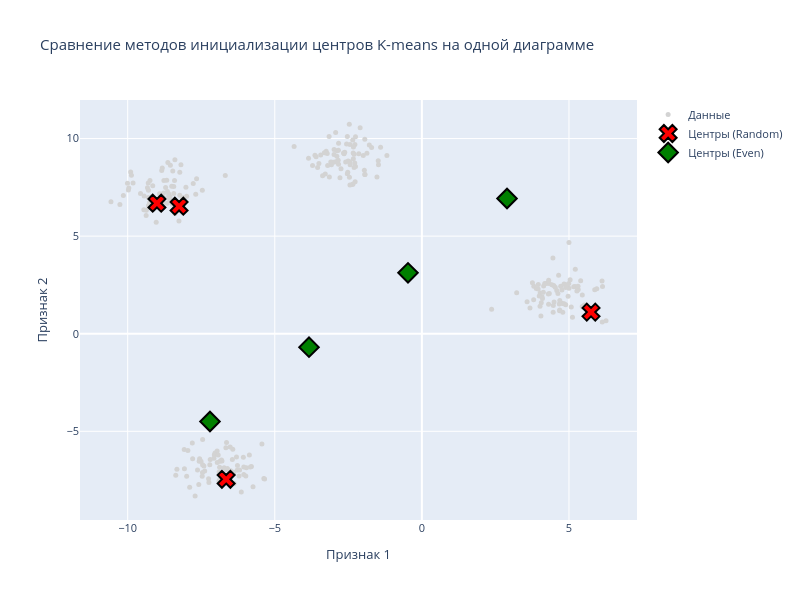

The cell this chart's notebook holds for it:
### Markdown cell above
# Распредление центров

### Code cell
center_distributors = {
    'Random': kms.KMeansCenterDestributerRandom,
    'Even': kms.KMeansCenterDestributerEven,
    # 'Hyperplane': kms.KMeansCenterDestributerEventHyperplane
}

fig = go.Figure()

fig.add_trace(
    go.Scatter(
        x=X[:, 0],
        y=X[:, 1],
        mode='markers',
        name='Данные',
        marker=dict(color='lightgray', size=5),
    )
)

colors = ['red', 'green', 'blue']
symbols = ['x', 'diamond', 'circle']

for idx, (name, distributor) in enumerate(center_distributors.items()):
    centers = distributor(X, OPTIMAL_CLUSTERS).destribute()
    
    fig.add_trace(
        go.Scatter(
            x=centers[:, 0],
            y=centers[:, 1],
            mode='markers',
            name=f'Центры ({name})',
            marker=dict(
                color=colors[idx],
                size=15,
                symbol=symbols[idx],
                line=dict(width=2, color='black')
            ),
        )
    )

fig.update_xaxes(title_text="Признак 1")
fig.update_yaxes(title_text="Признак 2")

fig.update_layout(
    height=600,
    width=800,
    title_text="Сравнение методов инициализации центров K-means на одной диаграмме",
    font=dict(size=11)
)

fig.show()

### Figure 1 — Plotly figure (JSON) as saved in the notebook; plotly's stock layout.template omitted (floating-point values rounded to 4 significant figures; data arrays with more than 128 entries replaced by an {"elided": "..."} marker saying what was removed)
{"data": [{"marker": {"color": "lightgray", "size": 5}, "mode": "markers", "name": "Данные", "type": "scatter", "x": {"elided": "300 float values"}, "y": {"elided": "300 float values"}}, {"marker": {"color": "red", "line": {"color": "black", "width": 2}, "size": 15, "symbol": "x"}, "mode": "markers", "name": "Центры (Random)", "type": "scatter", "x": [-6.654, -9.006, -8.253, 5.75], "y": [-7.459, 6.688, 6.533, 1.107]}, {"marker": {"color": "green", "line": {"color": "black", "width": 2}, "size": 15, "symbol": "diamond"}, "mode": "markers", "name": "Центры (Even)", "type": "scatter", "x": [-7.203, -3.837, -0.4713, 2.894], "y": [-4.498, -0.6891, 3.12, 6.929]}], "layout": {"font": {"size": 11}, "height": 600, "title": {"text": "Сравнение методов инициализации центров K-means на одной диаграмме"}, "width": 800, "xaxis": {"title": {"text": "Признак 1"}}, "yaxis": {"title": {"text": "Признак 2"}}}}
